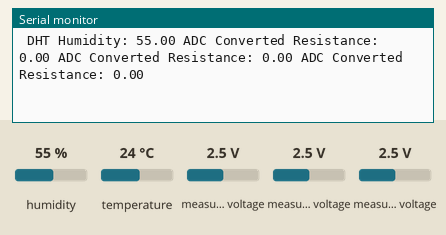
This sketch was run on a simulated Arduino Uno, built with avr-gcc and run on an emulated ATmega328P. On the bench: the last lines printed to the serial monitor. The test bench sets the inputs (shaded band); at power-on: humidity 55 %, temperature 24 °C, measured voltage 2.5 V.

Above: at 1.2 s.
1.3 s: humidity set to 22 %
At 2.4 s:
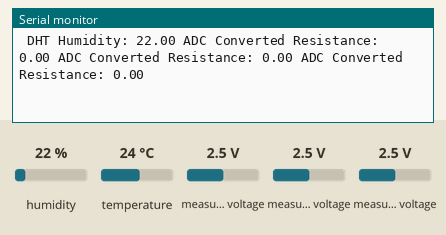
7.4 s: humidity set to 40 %
At 7.46 s:
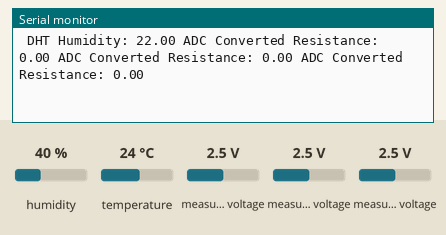
Timing chart, 0 to 10.4 s (numbered marks = the images above; inputs shaded):
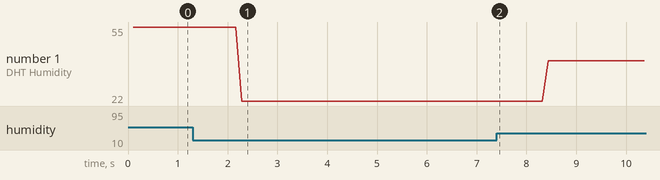

Measured:
- after the input at 1.3 s, the serial monitor: prints a new line after 0.98 s (image 1)
- plotted number 1: 55 → 22 after the input at 1.3 s, 22 → 40 after the input at 7.4 s

The sketch:

humidity_test.ino
```cpp
//#include <Adafruit_BME280.h>
#include <Adafruit_ADS1X15.h>
#include <DHT.h>
/***********************************************************
 $$$$$$\   $$$$$$\  $$\   $$\ $$$$$$$$\ $$$$$$\  $$$$$$\
$$  __$$\ $$  __$$\ $$$\  $$ |$$  _____|\_$$  _|$$  __$$\
$$ /  \__|$$ /  $$ |$$$$\ $$ |$$ |        $$ |  $$ /  \__|
$$ |      $$ |  $$ |$$ $$\$$ |$$$$$\      $$ |  $$ |$$$$\
$$ |      $$ |  $$ |$$ \$$$$ |$$  __|     $$ |  $$ |\_$$ |
$$ |  $$\ $$ |  $$ |$$ |\$$$ |$$ |        $$ |  $$ |  $$ |
\$$$$$$  | $$$$$$  |$$ | \$$ |$$ |      $$$$$$\ \$$$$$$  |
 \______/  \______/ \__|  \__|\__|      \______| \______/
**************************************************************/
//#define BME_TEMP // Comment to disbale
//#define BME_HUMD // Comment to disbale
//#define BME_PRES // Comment to disbale
#define DHT_HUMD // Comment to disbale
//#define DHT_TEMP // Comment to disbale
#define ADS_HUMD_CH0 // Comment to disbale
#define ADS_HUMD_CH1 // Comment to disbale
#define ADS_HUMD_CH2 // Comment to disbale
//#define ADS_HUMD_CH3 // Comment to disbale
/*************************************
$$$$$$$\  $$\      $$\ $$$$$$$$\
$$  __$$\ $$$\    $$$ |$$  _____|
$$ |  $$ |$$$$\  $$$$ |$$ |
$$$$$$$\ |$$\$$\$$ $$ |$$$$$\
$$  __$$\ $$ \$$$  $$ |$$  __|
$$ |  $$ |$$ |\$  /$$ |$$ |
$$$$$$$  |$$ | \_/ $$ |$$$$$$$$\
\_______/ \__|     \__|\________|
*************************************/
/*
#define BME_TEMP_RATE_MS 1000
#define BME_HUMD_RATE_MS 1000
#define BME_PRES_RATE_MS 1000
*/// NOT IN USE
#define BME_RATE_MS 100 //Sampling time in miliseconds
/************************************
 $$$$$$\  $$$$$$$\   $$$$$$\
$$  __$$\ $$  __$$\ $$  __$$\
$$ /  $$ |$$ |  $$ |$$ /  \__|
$$$$$$$$ |$$ |  $$ |$$ |
$$  __$$ |$$ |  $$ |$$ |
$$ |  $$ |$$ |  $$ |$$ |  $$\
$$ |  $$ |$$$$$$$  |\$$$$$$  |
\__|  \__|\_______/  \______/
***************************************/
/*
#define ADS_HUMD_RATE_MS 1000
*/// NOT IN USE
#define ADS_RATE_MS 100 //Sampling time in miliseconds+
#define ADS_GAIN GAIN_ONE //ADC Gain
#define ADS_BASE_RES_CH0 10000 //Fixed Resistence on channel 0 for resistance readout calulation
#define ADS_BASE_RES_CH1 10000 //Fixed Resistence on channel 0 for resistance readout calulation
#define ADS_BASE_RES_CH2 10000 //Fixed Resistence on channel 0 for resistance readout calulation
//#define ADS_BASE_RES_CH3 82000 //Fixed Resistence on channel 0 for resistance readout calulation
/**************************************
$$$$$$$\  $$\   $$\ $$$$$$$$\
$$  __$$\ $$ |  $$ |\__$$  __|
$$ |  $$ |$$ |  $$ |   $$ |
$$ |  $$ |$$$$$$$$ |   $$ |
$$ |  $$ |$$  __$$ |   $$ |
$$ |  $$ |$$ |  $$ |   $$ |
$$$$$$$  |$$ |  $$ |   $$ |
\_______/ \__|  \__|   \__|
**********************************/
/*
#define DHT_TEMP_RATE_MS 1000
#define DHT_HUMD_RATE_MS 1000
*/// NOT IN USE
#define DHT_RATE_MS 100 //Sampling time in miliseconds
#define DHT_PIN 17 //Pin DTH is connected to for writing/reading operation
#define DHT_TYPE DHT22 //DTH model

/**************************************************************************************************************************
$$$$$$$$\ $$\   $$\ $$$$$$$\         $$$$$$\  $$$$$$$$\        $$$$$$\   $$$$$$\  $$\   $$\ $$$$$$$$\ $$$$$$\  $$$$$$\
$$  _____|$$$\  $$ |$$  __$$\       $$  __$$\ $$  _____|      $$  __$$\ $$  __$$\ $$$\  $$ |$$  _____|\_$$  _|$$  __$$\
$$ |      $$$$\ $$ |$$ |  $$ |      $$ /  $$ |$$ |            $$ /  \__|$$ /  $$ |$$$$\ $$ |$$ |        $$ |  $$ /  \__|
$$$$$\    $$ $$\$$ |$$ |  $$ |      $$ |  $$ |$$$$$\          $$ |      $$ |  $$ |$$ $$\$$ |$$$$$\      $$ |  $$ |$$$$\
$$  __|   $$ \$$$$ |$$ |  $$ |      $$ |  $$ |$$  __|         $$ |      $$ |  $$ |$$ \$$$$ |$$  __|     $$ |  $$ |\_$$ |
$$ |      $$ |\$$$ |$$ |  $$ |      $$ |  $$ |$$ |            $$ |  $$\ $$ |  $$ |$$ |\$$$ |$$ |        $$ |  $$ |  $$ |
$$$$$$$$\ $$ | \$$ |$$$$$$$  |       $$$$$$  |$$ |            \$$$$$$  | $$$$$$  |$$ | \$$ |$$ |      $$$$$$\ \$$$$$$  |
\________|\__|  \__|\_______/        \______/ \__|             \______/  \______/ \__|  \__|\__|      \______| \______/
**************************************************************************************************************************/
/************************************************************
 $$$$$$\  $$\       $$$$$$\  $$$$$$$\   $$$$$$\  $$\
$$  __$$\ $$ |     $$  __$$\ $$  __$$\ $$  __$$\ $$ |
$$ /  \__|$$ |     $$ /  $$ |$$ |  $$ |$$ /  $$ |$$ |
$$ |$$$$\ $$ |     $$ |  $$ |$$$$$$$\ |$$$$$$$$ |$$ |
$$ |\_$$ |$$ |     $$ |  $$ |$$  __$$\ $$  __$$ |$$ |
$$ |  $$ |$$ |     $$ |  $$ |$$ |  $$ |$$ |  $$ |$$ |
\$$$$$$  |$$$$$$$$\ $$$$$$  |$$$$$$$  |$$ |  $$ |$$$$$$$$\
 \______/ \________|\______/ \_______/ \__|  \__|\________|
*************************************************************/
#if defined(BME_TEMP)||defined(BME_HUMD)||defined(BME_PRES)
Adafruit_BME280 bme;
unsigned long BME_previousTime = millis();
#endif
#if defined(DHT_HUMD)||defined(DHT_TEMP)
DHT dht(DHT_PIN, DHT_TYPE);
unsigned long DHT_previousTime = millis();
#endif
#if defined(ADS_HUMD_CH0)||defined(ADS_HUMD_CH1)||defined(ADS_HUMD_CH2)||defined(ADS_HUMD_CH3)
Adafruit_ADS1115 ads;
unsigned long ADC_previousTime = millis();
#endif
unsigned long currentTime = millis();
/****************************************************************
 $$$$$$\  $$$$$$$$\ $$$$$$$$\ $$\   $$\ $$$$$$$\
$$  __$$\ $$  _____|\__$$  __|$$ |  $$ |$$  __$$\
$$ /  \__|$$ |         $$ |   $$ |  $$ |$$ |  $$ |
\$$$$$$\  $$$$$\       $$ |   $$ |  $$ |$$$$$$$  |
 \____$$\ $$  __|      $$ |   $$ |  $$ |$$  ____/
$$\   $$ |$$ |         $$ |   $$ |  $$ |$$ |
\$$$$$$  |$$$$$$$$\    $$ |   \$$$$$$  |$$ |
 \______/ \________|   \__|    \______/ \__|
****************************************************************/
#if defined(BME_TEMP)||defined(BME_HUMD)||defined(BME_PRES)
int config_bme(void)
{
  int status;
  Serial.println("BME Configured!");
  status=bme.begin();
  return 0;
}
#endif
#if defined(DHT_HUMD)||defined(DHT_TEMP)
int config_dht(void)
{
  Serial.println("DHT Configured!");
  dht.begin();
  return 0;
}
#endif
#if defined(ADS_HUMD_CH0)||defined(ADS_HUMD_CH1)||defined(ADS_HUMD_CH2)||defined(ADS_HUMD_CH3)
int config_ads(void)
{
  Serial.println("ADS Configured!");
  ads.setGain(ADS_GAIN);
  ads.begin();
  return 0;
}
#endif
void setup()
{
  unsigned status;
  Serial.begin(9600);
#if defined(BME_TEMP)||defined(BME_HUMD)||defined(BME_PRES)
  status=config_bme();
#endif
#if defined(DHT_HUMD)||defined(DHT_TEMP)
  status=config_dht();
#endif
#if defined(ADS_HUMD_CH0)||defined(ADS_HUMD_CH1)||defined(ADS_HUMD_CH2)||defined(ADS_HUMD_CH3)
  status=config_ads();
#endif
}
/****************************************************************
$$\       $$$$$$\   $$$$$$\  $$$$$$$\
$$ |     $$  __$$\ $$  __$$\ $$  __$$\
$$ |     $$ /  $$ |$$ /  $$ |$$ |  $$ |
$$ |     $$ |  $$ |$$ |  $$ |$$$$$$$  |
$$ |     $$ |  $$ |$$ |  $$ |$$  ____/
$$ |     $$ |  $$ |$$ |  $$ |$$ |
$$$$$$$$\ $$$$$$  | $$$$$$  |$$ |
\________|\______/  \______/ \__|
*****************************************************************/
#if defined(BME_TEMP)||defined(BME_HUMD)||defined(BME_PRES)
void bme_acquire(void)
{
  float bme_temp;
  float bme_humd;
  float bme_pres;
//#ifdef BME_TEMP
//  bme_temp = bme.readTemperature();
//  Serial.print("BME Temperature: ");
//  Serial.println(bme_temp);
//#endif
#ifdef BME_HUMD
//  bme_humd = bme.readHumidity();
//  Serial.print("BME Humidity: ");
//  Serial.print(bme_humd);
#endif
//#ifdef BME_PRES
//  bme_pres = bme.readPressure();
//  Serial.print("BME Pressure ");
//  Serial.println(bme_pres);
//#endif
  return;
}
#endif
#if defined(DHT_HUMD)||defined(DHT_TEMP)
void dht_acquire(void)
{
  float dht_humd;
  float dht_temp;
  #ifdef DHT_TEMP
  dht_temp = dht.readTemperature();
  //Serial.print("DHT Temperature: ");
  //Serial.println(dht_temp);
#endif
#ifdef DHT_HUMD
  dht_humd = dht.readHumidity();
  Serial.println(" ");
  Serial.print(" DHT Humidity: ");
  Serial.print(dht_humd);
#endif
  return;
}
#endif
#if defined(ADS_HUMD_CH0)||defined(ADS_HUMD_CH1)||defined(ADS_HUMD_CH2)||defined(ADS_HUMD_CH3)
void ads_convert_to_res(uint16_t raw_value, uint32_t base_res)
{
  float resistance;
  float volts;
  volts = ads.computeVolts(raw_value);
  //Serial.print("||ADC Converted Volts: ");
 // Serial.print(volts);
  resistance = (volts*base_res)/(5-volts);
  Serial.print(" ADC Converted Resistance: ");
  Serial.print(resistance);
}


void ads_acquire(void)
{
  uint16_t adc_raw;
#ifdef ADS_HUMD_CH0
  adc_raw = ads.readADC_SingleEnded(0);
//  Serial.print("ADS Raw Value Ch 0:");
//  Serial.print(adc_raw);
  ads_convert_to_res(adc_raw,ADS_BASE_RES_CH0);


#endif
#ifdef ADS_HUMD_CH1
  adc_raw = ads.readADC_SingleEnded(1);
  //Serial.print("ADS Raw Value Ch 1:");
  //Serial.print(adc_raw);
  ads_convert_to_res(adc_raw,ADS_BASE_RES_CH1);
#endif
#ifdef ADS_HUMD_CH2
  adc_raw = ads.readADC_SingleEnded(2);
  //Serial.print("ADS Raw Value Ch 2:");
  //Serial.print(adc_raw);
  ads_convert_to_res(adc_raw,ADS_BASE_RES_CH2);

#endif
#ifdef ADS_HUMD_CH3
  adc_raw = ads.readADC_SingleEnded(3);
  //Serial.print("ADS Raw Value Ch 3:");
  //Serial.print(adc_raw);
 // ads_convert_to_res(adc_raw,ADS_BASE_RES_CH3);
#endif
  return;
}
#endif
void loop()
{
  currentTime = millis();
#if defined(BME_TEMP)||defined(BME_HUMD)||defined(BME_PRES)
  if((currentTime-BME_previousTime)>BME_RATE_MS)
  {
    BME_previousTime = currentTime;
    bme_acquire();
  }
#endif
#if defined(DHT_HUMD)||defined(DHT_TEMP)
  if((currentTime-DHT_previousTime)>DHT_RATE_MS)
  {
    DHT_previousTime = currentTime;
    dht_acquire();
  }
#endif
#if defined(ADS_HUMD_CH0)||defined(ADS_HUMD_CH1)||defined(ADS_HUMD_CH2)||defined(ADS_HUMD_CH3)
  if((currentTime-ADC_previousTime)>ADS_RATE_MS)
  {
    ADC_previousTime = currentTime;
    ads_acquire();
  }
#endif
}
```
